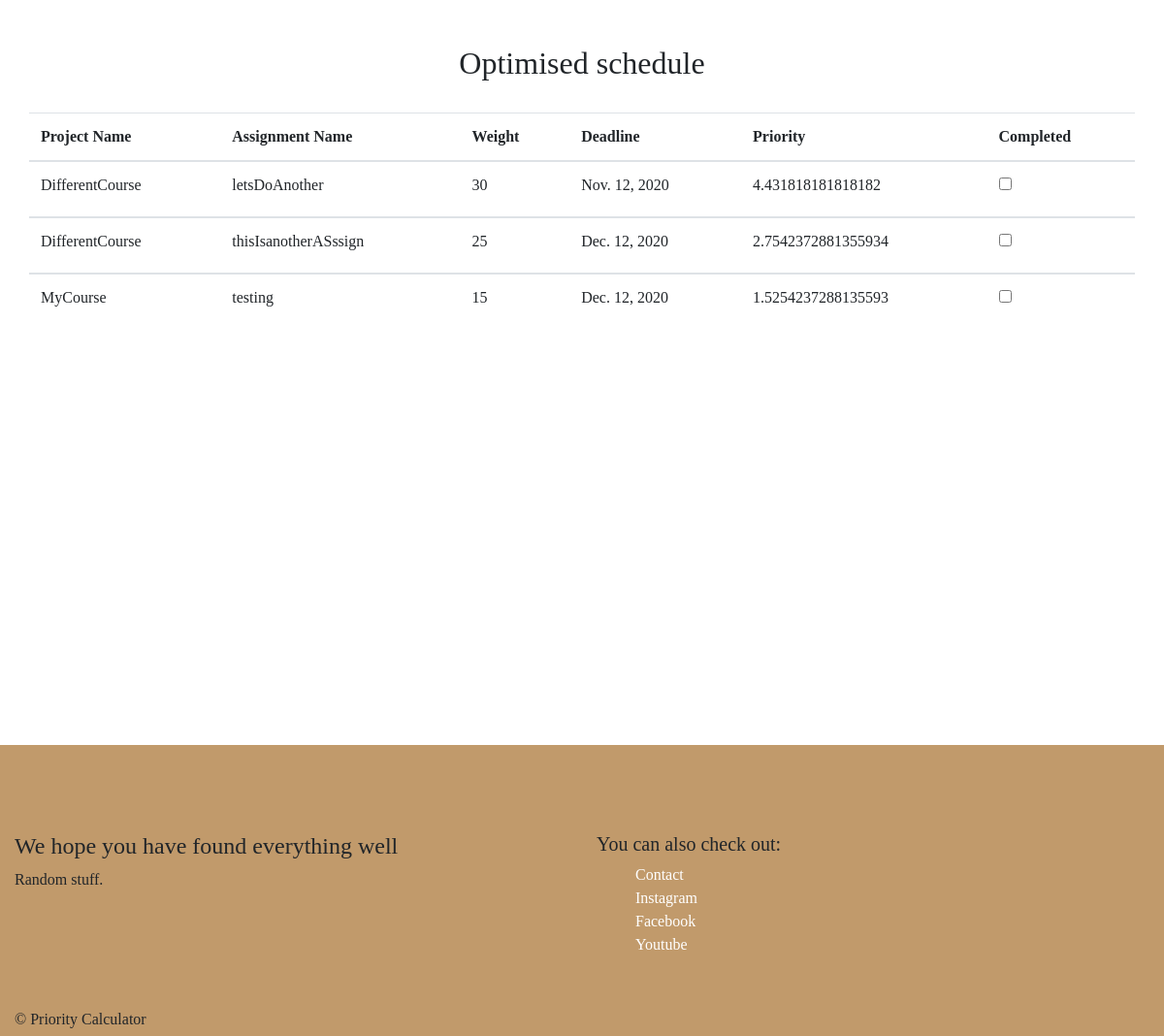
Before: /priority/schedule/ (signed in, lower part) with the older database file.
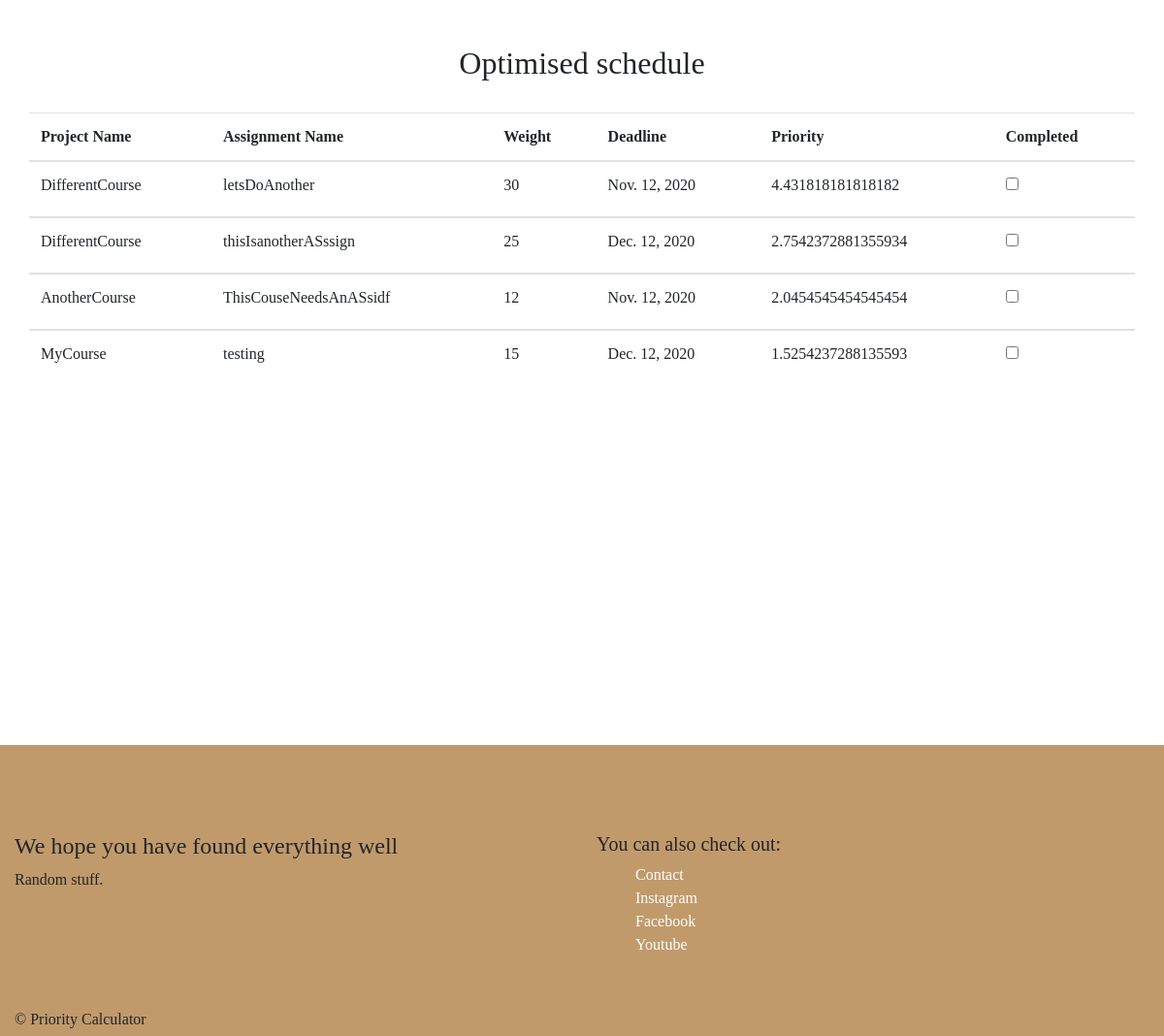
After: the same page with the newer database file.
### Project/models.py (models this page shows, shortened)
class Assignment(models.Model):
    user = models.ForeignKey(User, on_delete=models.CASCADE,
                             null=True)
    project = models.ForeignKey(Project, on_delete=models.CASCADE,
                                null=True)
    name = models.CharField(max_length=60)
    weight = models.IntegerField()
    deadline = models.DateField()
    completed = models.BooleanField(default=False)
    priority = models.DecimalField(max_digits=10,
                                   decimal_places=2,
                                   default=-1.0)
    @property
    def priority(self):
        projectweight = self.project.weight
        today = datetime.date.today()
        diff = self.deadline - today
        return projectweight * self.weight * (1 / diff.days)

class Project(models.Model):
    user = models.ForeignKey(User, on_delete=models.CASCADE,
                             related_name="project", null=True)
    name = models.CharField(max_length=60)
    weight = models.IntegerField()

### Project/views.py (the view)
# urls.py: path("schedule/", schedule_view, name="schedule"),
def schedule_view(request, *args, **kwargs):
    if request.user.is_anonymous:
        return redirect(reverse('login'))
    try:
        activeuser = request.user
        data = sorted(Assignment.objects.filter(user=activeuser), key=lambda m:
                      -m.priority)
    except Assignment.DoesNotExist:
        data = None
    context = {
            "data": data
            }
    return render(request, "schedule.html", context)

### Templates/schedule.html
{% extends 'base.html' %}
{% load static %}
{% block content %}
<div class="container-fluid">
  <h2 class="text-center">Optimised schedule</h2>
  <br>
  <table class="table">
    <thead>
      <tr>
        <th>Project Name</th>
        <th>Assignment Name</th>
        <th>Weight</th>
        <th>Deadline</th>
        <th>Priority</th>
        <th>Completed</th>
      </tr>
    </thead>
    {% for item in data %}
    <tbody>
      <td>{{ item.project.name }}</td>
      <td>{{ item.name }}</td>
      <td>{{ item.weight }}</td>
      <td>{{ item.deadline }}</td>
      <td>{{ item.priority }}</td>
      <td><label><input type="checkbox" value={{ item.completed }}></label></td>
    </tbody>
    {% endfor %}
  </table>
</div>
{% endblock %}

Changed rows visible on the page:
added Assignment: project.name "AnotherCourse", name "ThisCouseNeedsAnASsidf", weight "12", deadline "Nov. 12, 2020", priority "2.0454545454545454"
